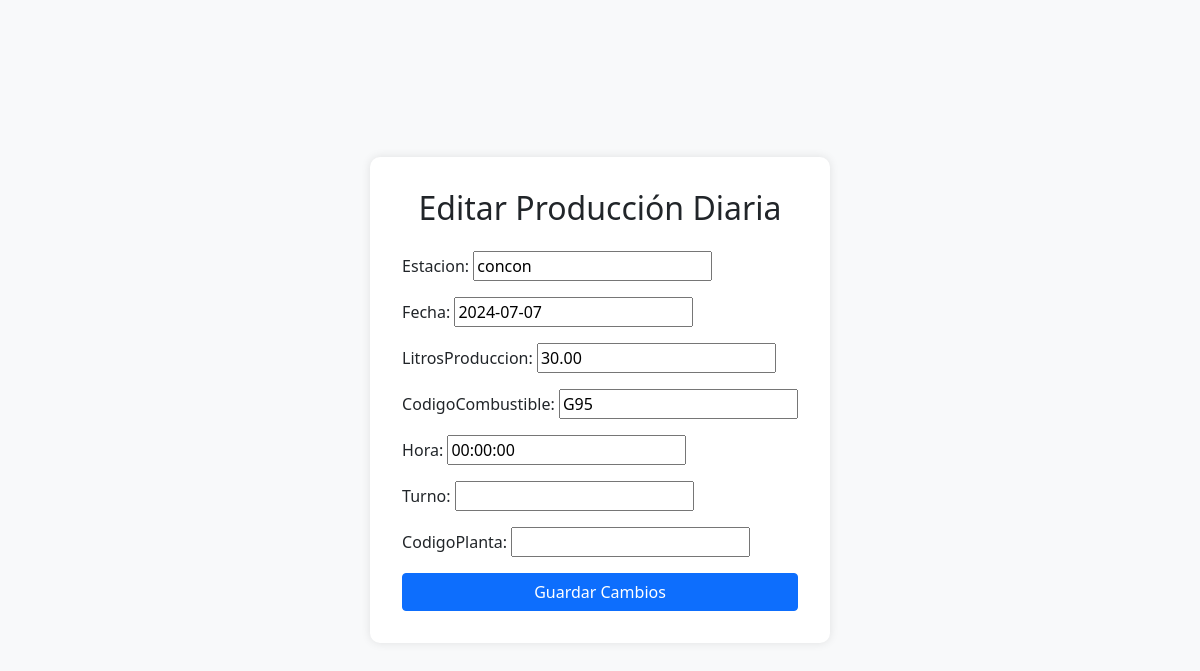
/producciones/editar/1/ (signed in), run on the app's committed database.
### myapp/models.py (models this page shows, shortened)
class ProduccionDiaria(models.Model):
    estacion=models.CharField(max_length=100)
    turno=models.CharField(max_length=2) #AM PM MM
    fecha=models.DateField()
    hora=models.TimeField(default='00:00')
    litrosProduccion=models.DecimalField(max_digits=10, decimal_places=2)
    codigoPlanta=models.CharField(max_length=5, default='') #PRG, PRD, PRA
    codigoCombustible=models.CharField(max_length=5, default='') #G93, G95, G97, DIE, DIP, JA1, AVG
    operador=models.ForeignKey(User, on_delete=models.CASCADE, related_name='producciones')

### myapp/views.py (the view)
# urls.py: path('producciones/editar/<int:pk>/', views.editar_produccion_view, name='editar_produccion'),
@login_required
@group_required('Operador')
def editar_produccion_view(request, pk):
    produccion = get_object_or_404(ProduccionDiaria, pk=pk, operador=request.user)
    if request.method == 'POST':
        form = ProduccionDiariaForm(request.POST, instance=produccion)
        if form.is_valid():
            form.save()
            return redirect('lista_producciones')
    else:
        form = ProduccionDiariaForm(instance=produccion)
    return render(request, 'editar_produccion.html', {'form': form})

### myapp/forms.py
class ProduccionDiariaForm(forms.ModelForm):
    class Meta:
        model = ProduccionDiaria
        fields = ['estacion', 'fecha', 'litrosProduccion', 'codigoCombustible','hora','turno','codigoPlanta']

### myapp/templates/editar_produccion.html (shortened to what this page needs)
<!DOCTYPE html>
<html lang="en">
<head>
    <link href="https://cdn.jsdelivr.net/npm/bootstrap@5.0.2/dist/css/bootstrap.min.css" rel="stylesheet">
</head>
<body>
    <div class="form-container">
        <h2 class="mb-4 text-center">Editar Producción Diaria</h2>
        <form method="post">
            {{ form.as_p }}
            <div class="d-grid">
                <button type="submit" class="btn btn-primary btn-block">Guardar Cambios</button>
            </div>
        </form>
    </div>
</body>
</html>

### myapp/templates/editar_produccion.html (style rules this page uses)
body { display: flex; justify-content: center; align-items: center; height: 100vh; background-color: #f8f9fa; }
.form-container { background-color: white; padding: 2rem; border-radius: 10px; box-shadow: 0 0 10px rgba(0, 0, 0, 0.1); }

### data on the page
ProduccionDiaria: estacion "concon", fecha "2024-07-07", litrosProduccion "30.00", codigoCombustible "G95", hora "00:00:00"
